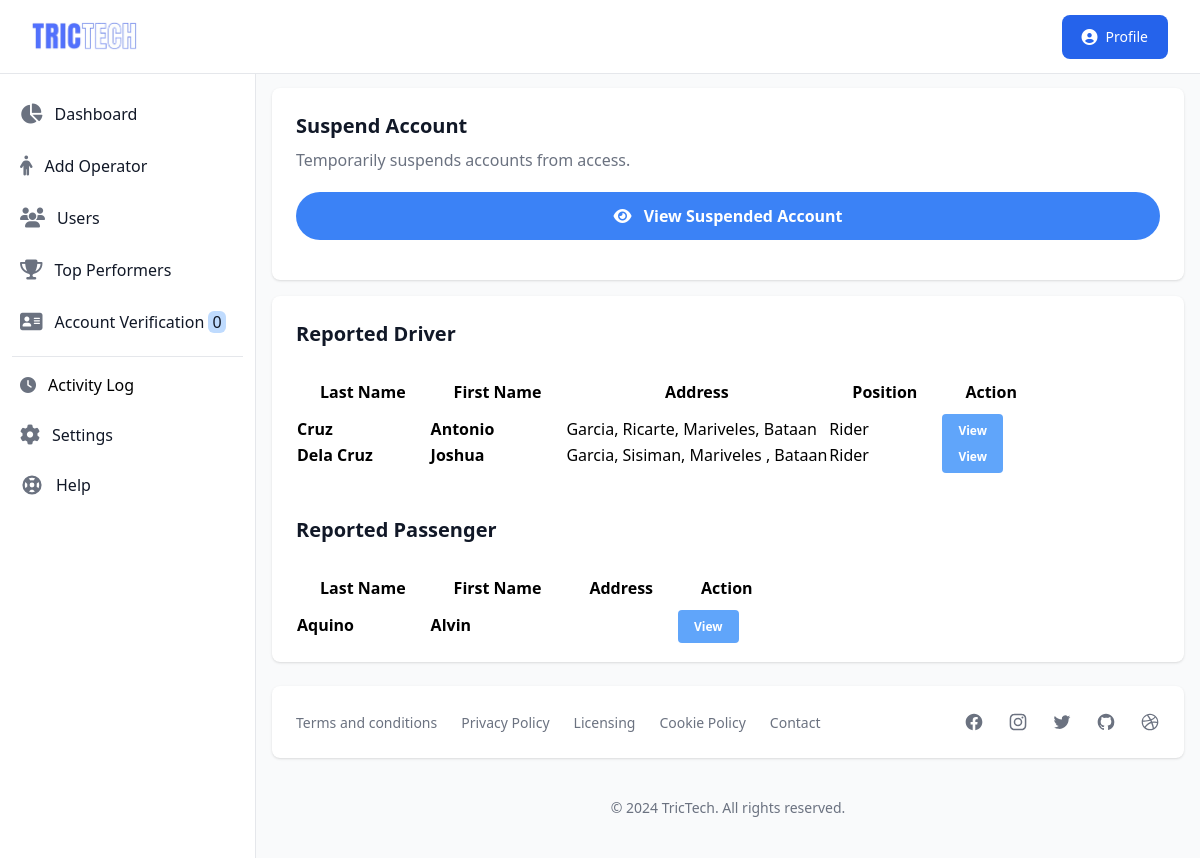
Page /suspend.php (signed in) on the committed database.
### tables this page shows
CREATE TABLE `account` (
  `id` int(11) NOT NULL,
  `unique_id` varchar(100) NOT NULL,
  `profile_img` varchar(250) DEFAULT NULL,
  `fname` varchar(50) NOT NULL,
  `lname` varchar(50) NOT NULL,
  `email` varchar(50) NOT NULL,
  `contact` varchar(20) NOT NULL,
  `birthdate` varchar(20) DEFAULT NULL,
  `address` varchar(100) DEFAULT NULL,
  `password` varchar(255) NOT NULL,
  `status` varchar(20) NOT NULL,
  `suspension` varchar(30) DEFAULT 'NO',
  `suspension_reason` varchar(255) DEFAULT NULL,
  `position` varchar(20) NOT NULL,
  `type` varchar(30) NOT NULL,
  `vercode` varchar(6) DEFAULT NULL,
  `date` varchar(50) NOT NULL
);

### suspend.php (the view, shortened to what the rows shown need)
<?php
    include './database/connect.php';
    $unique_id = $_SESSION['unique_id'];
?>
<!DOCTYPE html>
<html lang="en">
<head>
    <link rel="stylesheet" href="dist/output.css">
    <link rel="stylesheet" href="https://cdn.datatables.net/1.13.1/css/jquery.dataTables.min.css">
    <link rel="stylesheet" href="https://cdnjs.cloudflare.com/ajax/libs/font-awesome/6.2.1/css/all.min.css" />
    <link rel="stylesheet" href="https://cdn.jsdelivr.net/npm/tw-elements/dist/css/index.min.css" />
    <script src="https://cdn.tailwindcss.com"></script>
</head>
<body class="bg-gray-50">
    <div>
        <div class="flex overflow-hidden bg-white pt-16">
            <div id="main-content" class="h-full w-full bg-gray-50 relative overflow-y-auto lg:ml-64">
                <main>
                    <div class="pt-6 px-4">
                        <div class="w-full grid grid-cols-1 xl:grid-cols-2 2xl:grid-cols-3 gap-4">
                            <div class="bg-white shadow rounded-lg p-4 sm:p-6 xl:p-8 2xl:col-span-2">
                                <div class="">
                                    <h4 class="text-xl font-bold text-gray-900 mb-5">Reported Driver</h3>
                                    <table id="table_driver" class="display" cellspacing="0">
                                        <thead>
                                            <tr>
                                                <th scope="col" class="py-3 px-6">Last Name</th>
                                                <th scope="col" class="py-3 px-6">First Name</th>
                                                <th scope="col" class="py-3 px-6">Address</th>
                                                <th scope="col" class="py-3 px-6">Position</th>
                                                <th scope="col" class="py-3 px-6">Action</th>
                                            </tr>
                                        </thead>
                                        <tbody>
                                            <?php
                                                $sql = mysqli_query($conn, "SELECT DISTINCT account.* FROM account INNER JOIN reports ON account.unique_id = reports.driver_id WHERE reports.report_by = 'passenger'");
                                                if(mysqli_num_rows($sql) > 0){
                                                    while($row = mysqli_fetch_assoc($sql)){
                                                        extract($row);
                                                        ?>
                                                        <tr>
                                                            <td scope="row"><b><?php echo $lname; ?></b></td>
                                                            <td scope="row"><b><?php echo $fname; ?></b></td>
                                                            <td scope="row">
                                                                <?php echo $address; ?>
                                                            </td>
                                                            <td scope="row">
                                                                <?php echo $position; ?>
                                                            </td>
                                                            <td>
                                                                <a href="reported-driver.php?account_id=<?php echo $unique_id; ?>" class="bg-blue-400 hover:bg-blue-400 text-white font-bold whitespace-nowrap w-28 text-xs xl:text-xs py-2 px-4 mr-1 rounded hover:shadow-lg">
                                                                    View
                                                                </a>
                                                            </td>
                                                        </tr>
                                                        <?php
                                                    }
                                                }
                                            ?>
                                        </tbody>
                                    </table>
                                </div>
                                <div class="mt-12">
                                    <h4 class="text-xl font-bold text-gray-900 mb-5">Reported Passenger</h3>
                                    <table id="table_passenger" class="display" cellspacing="0">
                                        <thead>
                                            <tr>
                                            <th scope="col" class="py-3 px-6">Last Name</th>
                                                <th scope="col" class="py-3 px-6">First Name</th>
                                                <th scope="col" class="py-3 px-6">Address</th>
                                                <th scope="col" class="py-3 px-6">Action</th>
                                            </tr>
                                        </thead>
                                        <tbody>
                                            <?php
                                                $sql = mysqli_query($conn, "SELECT DISTINCT account.* FROM account INNER JOIN reports ON account.unique_id = reports.passenger_id WHERE reports.report_by = 'driver'");
                                                if(mysqli_num_rows($sql) > 0){
                                                    while($row = mysqli_fetch_assoc($sql)){
                                                        extract($row);
                                                        ?>
                                                        <tr>
                                                            <td scope="row"><b><?php echo $lname; ?></b></td>
                                                            <td scope="row"><b><?php echo $fname; ?></b></td>
                                                            <td scope="row">
                                                            </td>
                                                            <td>
                                                                <a href="reported-passenger.php?account_id=<?php echo $unique_id; ?>" class="bg-blue-400 hover:bg-blue-400 text-white font-bold whitespace-nowrap w-28 text-xs xl:text-xs py-2 px-4 mr-1 rounded hover:shadow-lg">
                                                                    View
                                                                </a>
                                                            </td>
                                                        </tr>
                                                        <?php
                                                    }
                                                }
                                            ?>
                                        </tbody>
                                    </table>
                                </div>
                            </div>
                        </div>
                    </div>
                </main>
            </div>
        </div>
    </div>
</body>
</html>

### rows in the picture
account: lname "Cruz", fname "Antonio", address "Garcia, Ricarte, Mariveles, Bataan", position "Rider"
account: lname "Dela Cruz", fname "Joshua", address "Garcia, Sisiman, Mariveles , Bataan", position "Rider"
account: lname "Aquino", fname "Alvin"

### other values in the picture
$rowcount "0"
